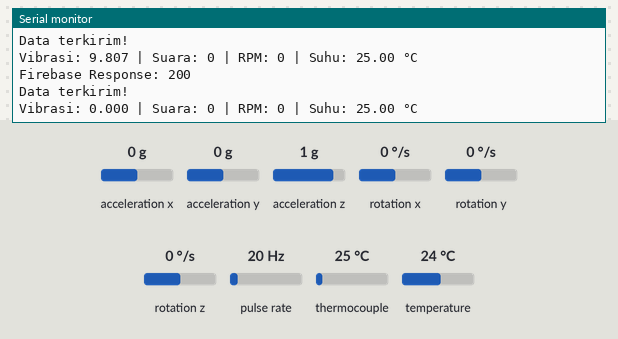
This sketch was run on a simulated ESP32-S3. Shown: the last lines printed to the serial monitor. Wiring (inferred from the names in the program): pulse sensor: data GPIO 7. The inputs (shaded band) are chosen by the test bench; at power-on: acceleration x 0 g, pulse rate 20 Hz, thermocouple 25 °C, acceleration y 0 g, acceleration z 1 g, rotation x 0 °/s, rotation y 0 °/s, rotation z 0 °/s, temperature 24 °C. WiFi joins after 1.5 s; servers stay silent unless stated; I2S audio is not simulated (input reads silence); uploads are accepted with an empty reply.

Above: at 2.7 s.
2.8 s: acceleration x set to -1.4 g
At 3.7 s:
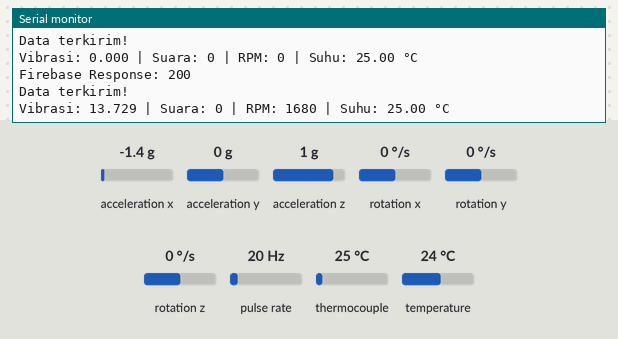
4.3 s: pulse rate (sensor on GPIO 7) set to 4 Hz
At 5.2 s:
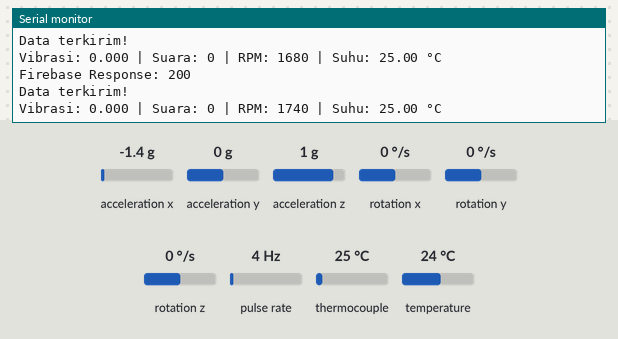
5.8 s: thermocouple set to 6 °C
At 6.6 s:
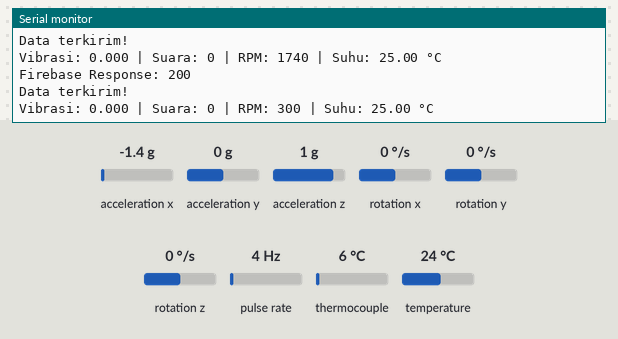
7.3 s: acceleration y set to -1.4 g
At 8.0 s:
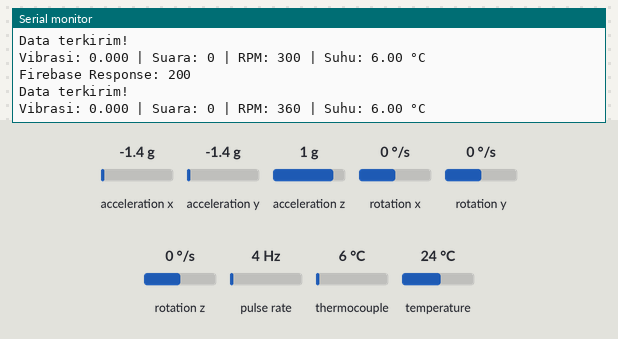
8.8 s: acceleration z set to -1.4 g
At 10.1 s:
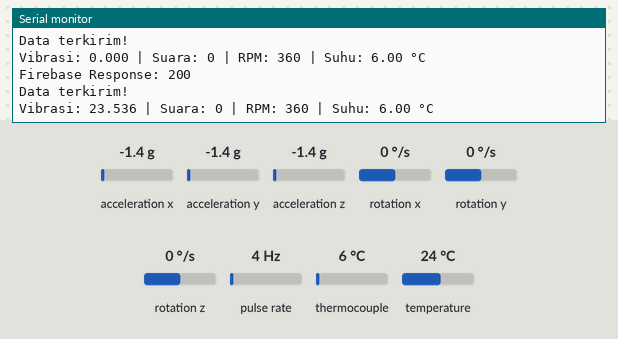
10.3 s: pulse rate (sensor on GPIO 7) set to 50 Hz
At 10.9 s:
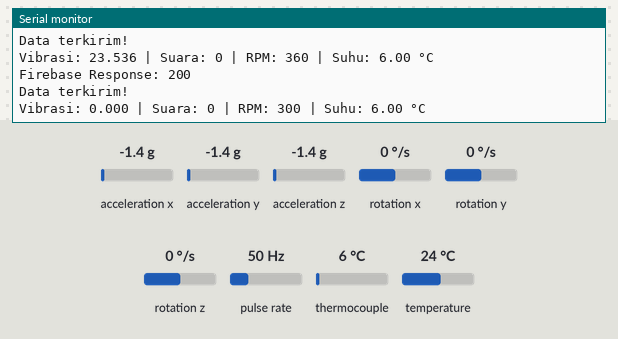
Timing chart, 0 to 12.8 s (numbered marks = the images above; inputs shaded):
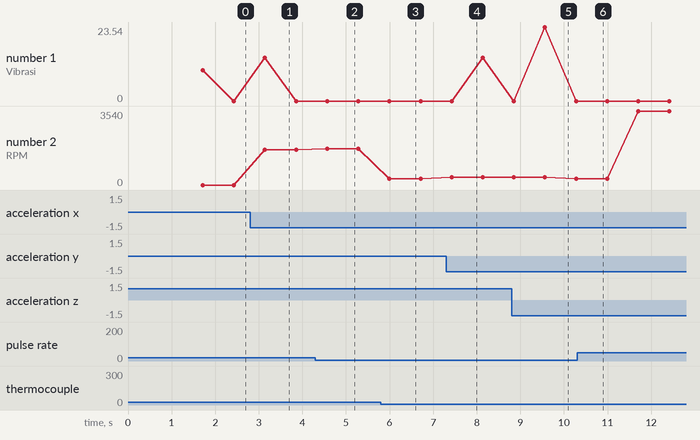

The sketch:

FINAL--SENDtoDATABASE.ino
```cpp
#include <Wire.h>
#include <WiFi.h>
#include <HTTPClient.h>
#include <Adafruit_MPU6050.h>
#include <Adafruit_Sensor.h>
#include <Adafruit_MAX31865.h>
#include "driver/i2s.h"

// ====================== WIFI ======================
const char* ssid = "Gedung pusat";
const char* password = "0987654321";

// GANTI INI SESUAI URL DATABASE KAMU
const char* FIREBASE_HOST = "https://motor-monitoring-e52f3-default-rtdb.asia-southeast1.firebasedatabase.app";

// ====================== MPU6050 ======================
Adafruit_MPU6050 mpu;
float prevX = 0, prevY = 0, prevZ = 0;

// ====================== INMP441 ======================
#define I2S_WS   6
#define I2S_SCK  5
#define I2S_SD   4
#define I2S_PORT I2S_NUM_0

void setupI2S() {
  const i2s_config_t i2s_config = {
    .mode = (i2s_mode_t)(I2S_MODE_MASTER | I2S_MODE_RX),
    .sample_rate = 16000,
    .bits_per_sample = I2S_BITS_PER_SAMPLE_32BIT,
    .channel_format = I2S_CHANNEL_FMT_ONLY_LEFT,
    .communication_format = I2S_COMM_FORMAT_STAND_I2S,
    .intr_alloc_flags = ESP_INTR_FLAG_LEVEL1,
    .dma_buf_count = 8,
    .dma_buf_len = 64,
    .use_apll = false,
    .tx_desc_auto_clear = false,
    .fixed_mclk = 0
  };

  const i2s_pin_config_t pin_config = {
    .bck_io_num = I2S_SCK,
    .ws_io_num = I2S_WS,
    .data_out_num = I2S_PIN_NO_CHANGE,
    .data_in_num = I2S_SD
  };

  i2s_driver_install(I2S_PORT, &i2s_config, 0, NULL);
  i2s_set_pin(I2S_PORT, &pin_config);
  i2s_start(I2S_PORT);
}

// ====================== RPM ======================
#define RPM_PIN 7
volatile unsigned long pulseCount = 0;
unsigned long lastTime = 0;
float rpm = 0;

void IRAM_ATTR countPulse() {
  pulseCount++;
}

// ====================== MAX31865 (PT100) ======================
#define MAX31865_CS   10
#define MAX31865_MOSI 11
#define MAX31865_MISO 12
#define MAX31865_SCK  13
#define SENSOR_TYPE   MAX31865_3WIRE

Adafruit_MAX31865 thermo = Adafruit_MAX31865(MAX31865_CS, MAX31865_MOSI, MAX31865_MISO, MAX31865_SCK);

// ====================== SETUP ======================
void setup() {
  Serial.begin(115200);
  Serial.println("\n\nBooting...\n");

  // ===== WIFI CONNECT =====
  WiFi.begin(ssid, password);
  Serial.print("Connecting to WiFi");
  while (WiFi.status() != WL_CONNECTED) {
    delay(300);
    Serial.print(".");
  }
  Serial.println("\nWiFi Connected!");
  Serial.println(WiFi.localIP());

  // ===== MPU6050 =====
  Wire.begin(8, 9);
  if (!mpu.begin()) {
    Serial.println("MPU6050 tidak terdeteksi!");
    while (1);
  }

  // ===== INMP441 =====
  setupI2S();

  // ===== RPM =====
  pinMode(RPM_PIN, INPUT_PULLUP);
  attachInterrupt(digitalPinToInterrupt(RPM_PIN), countPulse, RISING);

  // ===== MAX31865 =====
  if (!thermo.begin(SENSOR_TYPE)) {
    Serial.println("Gagal inisialisasi MAX31865!");
    while (1);
  }

  Serial.println("Setup selesai!\n");
}

// =============================== LOOP =================================
void loop() {

  // ===== Vibrasi =====
  sensors_event_t a, g, temp;
  mpu.getEvent(&a, &g, &temp);

  float diffX = fabs(a.acceleration.x - prevX);
  float diffY = fabs(a.acceleration.y - prevY);
  float diffZ = fabs(a.acceleration.z - prevZ);
  float vibration = diffX + diffY + diffZ;

  prevX = a.acceleration.x;
  prevY = a.acceleration.y;
  prevZ = a.acceleration.z;

  // ===== Suara =====
  int32_t samples[128];
  size_t bytes_read = 0;
  i2s_read(I2S_PORT, (void*)samples, sizeof(samples), &bytes_read, portMAX_DELAY);
  int sampleCount = bytes_read / sizeof(int32_t);
  long total = 0;
  for (int i = 0; i < sampleCount; i++) {
    total += abs(samples[i]);
  }
  float micLevel = sampleCount ? (float)total / sampleCount : 0;

  // ===== RPM =====
  unsigned long currentTime = millis();
  if (currentTime - lastTime >= 1000) {
    rpm = pulseCount * 60.0;
    pulseCount = 0;
    lastTime = currentTime;
  }

  // ===== Suhu PT100 =====
  float temperature = thermo.temperature(100.0, 430.0);

  // ===== KIRIM KE FIREBASE =====
  if (WiFi.status() == WL_CONNECTED) {
    HTTPClient http;

    String url = String(FIREBASE_HOST) + "/sensor.json";
    http.begin(url);

    http.addHeader("Content-Type", "application/json");

    String jsonData = "{";
    jsonData += "\"vibrasi\":" + String(vibration, 3) + ",";
    jsonData += "\"suara\":" + String(micLevel, 0) + ",";
    jsonData += "\"rpm\":" + String(rpm, 0) + ",";
    jsonData += "\"suhu\":" + String(temperature, 2);
    jsonData += "}";

    int httpResponseCode = http.PUT(jsonData);

    Serial.print("Firebase Response: ");
    Serial.println(httpResponseCode);

    if (httpResponseCode > 0)
      Serial.println("Data terkirim!");
    else
      Serial.println("Gagal mengirim ke Firebase");

    http.end();
  }

  // ===== TAMPILKAN KE SERIAL =====
  Serial.print("Vibrasi: ");
  Serial.print(vibration, 3);
  Serial.print(" | Suara: ");
  Serial.print(micLevel, 0);
  Serial.print(" | RPM: ");
  Serial.print(rpm, 0);
  Serial.print(" | Suhu: ");
  Serial.print(temperature, 2);
  Serial.println(" °C");

  delay(500);
}
```

Measured:
- after the input at 2.8 s, the serial monitor: prints a new line after 0.34 s (image 1)
- after the input at 8.8 s, the serial monitor: prints a new line after 0.77 s (image 5)
- plotted number 1: 0 → 13.73 after the input at 7.3 s
- plotted number 2: 300 → 3540 after the input at 10.3 s
